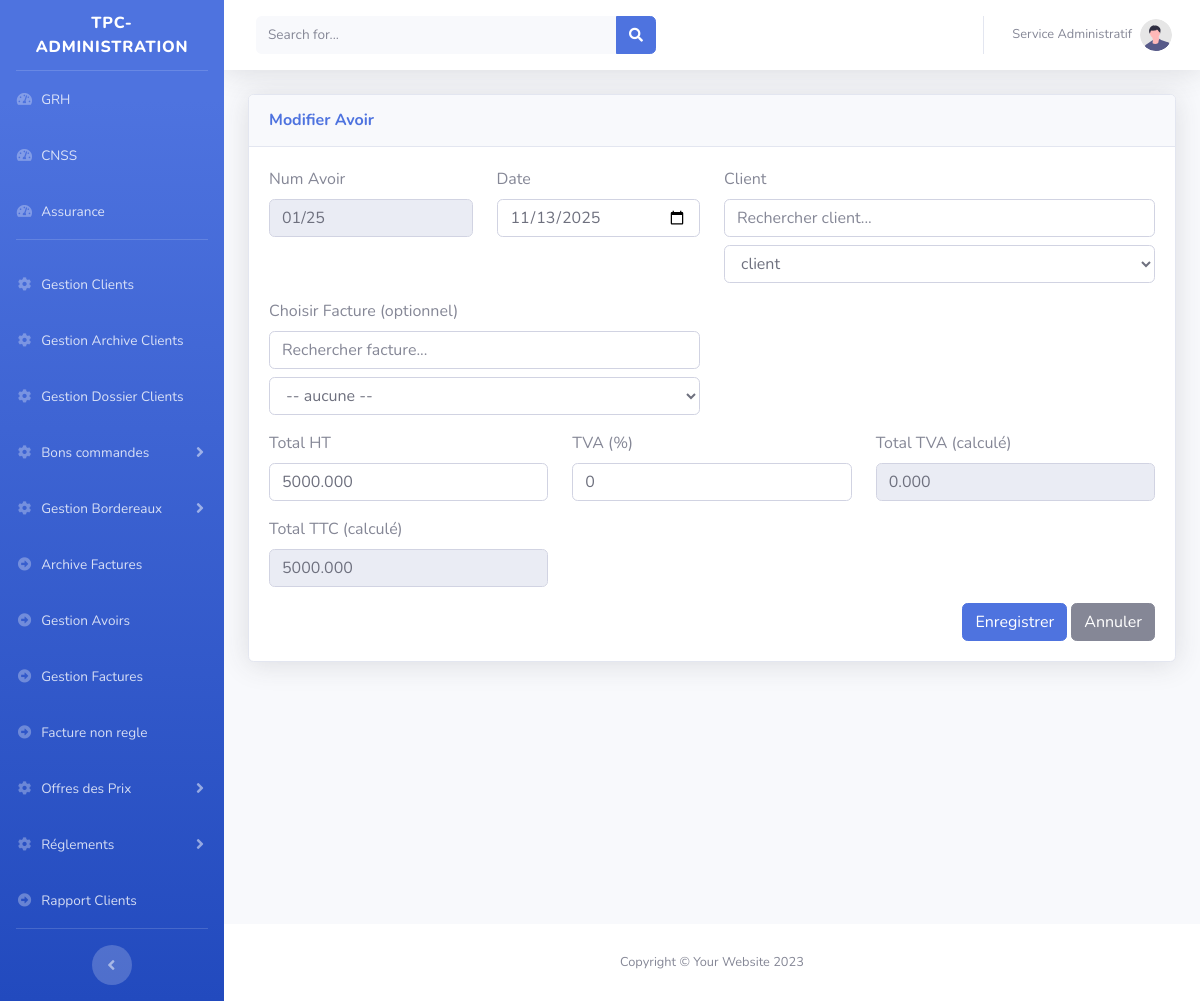
The app's page /tpc/main.php?Avoir&Modifier&id=1 with its own data.
### tables this page shows
CREATE TABLE `facture_avoir` (
  `id` int(11) NOT NULL AUTO_INCREMENT,
  `num_avoir` varchar(32) NOT NULL,
  `num_fact` varchar(32) DEFAULT NULL,
  `id_client` int(11) NOT NULL,
  `date_avoir` date NOT NULL,
  `total_ht` decimal(12,3) NOT NULL DEFAULT 0.000,
  `total_tva` decimal(12,3) NOT NULL DEFAULT 0.000,
  `total_ttc` decimal(12,3) NOT NULL DEFAULT 0.000,
  `matriculeFiscale` varchar(64) DEFAULT NULL,
  `created_at` timestamp NOT NULL DEFAULT current_timestamp(),
  PRIMARY KEY (`id`),
  KEY `idx_num_avoir` (`num_avoir`),
  KEY `idx_num_fact` (`num_fact`),
  KEY `idx_id_client` (`id_client`),
  CONSTRAINT `fk_facture_avoir_client` FOREIGN KEY (`id_client`) REFERENCES `clients` (`id`) ON DELETE CASCADE ON UPDATE CASCADE,
  CONSTRAINT `fk_facture_avoir_facture` FOREIGN KEY (`num_fact`) REFERENCES `facture` (`num_fact`) ON DELETE SET NULL ON UPDATE CASCADE
);

### htdocs/tpc/class/connexion.db.php (called while the page is built)
<?php
function connexion(): PDO {
    $host = getenv('DB_HOST') ?: '127.0.0.1';
    $port = getenv('DB_PORT') ?: 3306;
    $db   = getenv('DB_NAME') ?: 'tpc';
    $user = getenv('DB_USER') ?: 'root';
    $pass = getenv('DB_PASSWORD') !== false ? getenv('DB_PASSWORD') : '';
    $dsn = "mysql:host=$host;port=$port;dbname=$db;charset=utf8mb4";
    $opts = [
        PDO::ATTR_ERRMODE            => PDO::ERRMODE_EXCEPTION,
        PDO::ATTR_DEFAULT_FETCH_MODE => PDO::FETCH_ASSOC,
        PDO::ATTR_EMULATE_PREPARES   => false,
    ];
    return new PDO($dsn, $user, $pass, $opts);
}

### htdocs/tpc/class/Avoir.class.php (called while the page is built, shortened)
<?php
include_once 'connexion.db.php';
class Avoir {
    private $cnx;
    public function __construct() { $this->cnx = connexion(); }
    public function getById($id) {
        $sql = "SELECT a.*, c.nom_client, c.adresse, a.matriculeFiscale AS mf_avoir, c.matriculeFiscale AS mf_client \n                FROM facture_avoir a \n                JOIN clients c ON a.id_client = c.id \n                WHERE a.id = :id";
        $st = $this->cnx->prepare($sql);
        $st->execute([':id' => $id]);
        return $st->fetch();
    }
}
$avoir = new Avoir();
?>

### htdocs/tpc/class/client.class.php (called while the page is built, shortened)
<?php
include_once 'connexion.db.php';
class Clients{
	private $cnx;
	public function __construct(){$this->cnx=connexion();}
	public function getAllClients(){
		$sql="SELECT * FROM clients";
		$req=$this->cnx->query($sql);
		$resultat=$req->fetchAll();
		return $resultat;
	}
}
$clt=new Clients();

### htdocs/tpc/pages/FacturesAvoir/ModifierAvoir.php (the view, shortened to what this page needs)
<?php
include_once 'class/Avoir.class.php';
include_once 'class/client.class.php';
$id = isset($_GET['id']) ? (int)$_GET['id'] : 0;
$info = $id > 0 ? $avoir->getById($id) : null;
$clients  = $clt->getAllClients();
$num_avoir   = $info['num_avoir'];
$date_avoir  = $info['date_avoir'];
$id_client   = (int)$info['id_client'];
$total_ht    = (float)$info['total_ht'];
$total_tva   = (float)$info['total_tva'];
$total_ttc   = (float)$info['total_ttc'];
$tva_pct     = ($total_ht > 0) ? round(($total_tva / $total_ht) * 100, 2) : 19;
?>
<div class="card shadow mb-4">
  <div class="card-header py-3">
    <h6 class="m-0 font-weight-bold text-primary">Modifier Avoir</h6>
  </div>
  <div class="card-body">
    <form method="post">
      <div class="row">
        <div class="col-md-3 mb-3">
          <label>Num Avoir</label>
          <input type="text" name="num_avoir" class="form-control" value="<?= htmlspecialchars($num_avoir) ?>" readonly />
        </div>
        <div class="col-md-3 mb-3">
          <label>Date</label>
          <input type="date" name="date_avoir" class="form-control" value="<?= htmlspecialchars($date_avoir) ?>" required />
        </div>
        <div class="col-md-6 mb-3">
          <label>Client</label>
          <input type="text" class="form-control mb-2" id="client_filter" placeholder="Rechercher client..."/>
          <select class="form-control" name="id_client" id="id_client_select" required>
            <?php foreach ($clients as $c) { $sel = ((int)$c['id'] === $id_client) ? 'selected' : ''; ?>
              <option value="<?= (int)$c['id'] ?>" <?= $sel ?> data-mf="<?= htmlspecialchars($c['matriculeFiscale'] ?? '') ?>" data-search="<?= htmlspecialchars(($c['nom_client'] ?? '').' '.($c['adresse'] ?? '').' '.($c['matriculeFiscale'] ?? '')) ?>"><?= htmlspecialchars($c['nom_client']) ?></option>
            <?php } ?>
          </select>
        </div>
      </div>
      <div class="row">
        <div class="col-md-6 mb-3">
          <label>Choisir Facture (optionnel)</label>
          <input type="text" class="form-control mb-2" id="facture_filter" placeholder="Rechercher facture..."/>
          <select class="form-control" name="num_fact" id="num_fact_select">
            <option value="">-- aucune --</option>
          </select>
        </div>
      </div>
      <div class="row">
        <div class="col-md-4 mb-3">
          <label>Total HT</label>
          <input type="number" step="0.001" name="total_ht" id="total_ht" class="form-control" value="<?= number_format($total_ht,3,'.','') ?>" />
        </div>
        <div class="col-md-4 mb-3">
          <label>TVA (%)</label>
          <input type="number" step="0.01" name="tva_pct" id="tva_pct" class="form-control" value="<?= htmlspecialchars($tva_pct) ?>" />
        </div>
        <div class="col-md-4 mb-3">
          <label>Total TVA (calculé)</label>
          <input type="number" step="0.001" name="total_tva" id="total_tva" class="form-control" value="<?= number_format($total_tva,3,'.','') ?>" readonly />
        </div>
      </div>
      <div class="row">
        <div class="col-md-4 mb-3">
          <label>Total TTC (calculé)</label>
          <input type="number" step="0.001" name="total_ttc" id="total_ttc" class="form-control" value="<?= number_format($total_ttc,3,'.','') ?>" readonly />
        </div>
      </div>
      <div class="text-right">
        <button type="submit" name="btnUpdateAvoir" class="btn btn-primary">Enregistrer</button>
        <a href="?Avoir" class="btn btn-secondary">Annuler</a>
      </div>
    </form>
  </div>
</div>

### records on screen
facture_avoir: num_avoir "01/25", date_avoir "11/13/2025", total_ht "5000.000", tva_pct "0", total_tva "0.000", total_ttc "5000.000"

### other values on screen
form field id_client "client"
